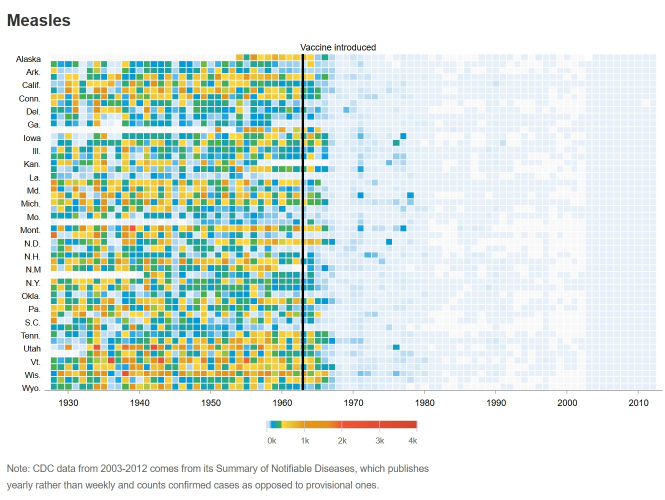
#> input picture 00_us_diseases_chart/measles_WSJ.jpg, 1330 x 1000 px (shown at 1/2 size)
$ jupyter execute --allow-errors us_diseases_chart.ipynb   (shell and % lines are left out)
#> lines starting #> are read from the running program, lines starting #| are printed output that depends on the picture
# The measles heat map, rebuilt from the CDC counts

In February 2015, during the Disneyland measles outbreak, the *Wall Street Journal* published a
set of heat maps under the headline **Battling Infectious Diseases in the 20th Century: The Impact
of Vaccines**. One of them is probably the most-shared statistical graphic of the decade. This
notebook rebuilds it from `us_diseases.csv`, and checks the rebuild against the published image
sitting next to it in this folder (`measles_WSJ.jpg`).

**What the drawing encodes.** One row per state, one column per year, and the colour of each cell
is the measles incidence -- cases per 100,000 people -- in that state in that year. States run top
to bottom in **postal-code** order (AK, AL, AR, AZ, CA ...), which is why Iowa sits above
Illinois. Years run left to right from 1928. A single black rule marks 1963, the year the vaccine
was licensed. Blank cells are state-years nobody counted.

**Why it works.** No trend line, no annotation of the mechanism, no statistical test. The chart
makes its argument entirely by *interruption*: fifty-odd noisy rows of orange and red that all
stop at the same vertical line, and the reader supplies the causal claim unprompted. Nothing in
the encoding is clever -- it is the plainest possible grid -- and that is the point. The structure
was already in the data; the designer's job was to not get in its way.

Be clear about what the chart does *not* establish. It shows a coincidence in time across
fifty-one series at once, which is a great deal more than a single national time series would
show, but it is still an observational before-and-after, not a trial. The evidence that the
vaccine works comes from elsewhere. The chart's job is to make that evidence *legible*.

## 1. The data

`us_diseases.csv` is the Project Tycho / CDC extract: weekly notifiable-disease reports collected
by state and rolled up to the year. Fifty-one states (the fifty plus the District of Columbia)
and four numbers per row.

| column | meaning |
| --- | --- |
| `count` | cases reported that year |
| `population` | state population that year |
| `weeks_reporting` | how many of the 52 weeks the state actually filed a report |
| `year`, `state`, `disease` | the keys |

[cell 1]
from pathlib import Path

import matplotlib as mpl
import matplotlib.pyplot as plt
import numpy as np
import pandas as pd
from matplotlib.colors import LinearSegmentedColormap, Normalize

HERE = Path.cwd()                       # run the notebook from its own folder
CSV = HERE / "us_diseases.csv"
IMAGES = HERE / "images"
IMAGES.mkdir(exist_ok=True)

mpl.rcParams["font.family"] = ["Arial", "DejaVu Sans"]

#> (the rest of this cell did not finish here and is left out)

### Check the source before drawing it

Seven labels, but not seven series. Before any of this gets plotted it is worth asking whether
the file says what its column headings claim.

#> (a cell that did not finish here is left out)

`Pertussis` and `Polio` are byte-for-byte the same series -- all 3,774 state-years, all 2.33
million cases. At most one of them is what its label says.

The magnitudes say which. Pertussis ran in the hundreds of cases per 100,000 before the DTP
vaccine; US polio, even in the terrible 1952 season, ran in the tens. A series totalling 2.33
million cases over 1938-2011 is pertussis. So the `Polio` rows in this file are a mislabelled
copy, and the polio panel is dropped from the gallery below rather than drawn as though it were
real.

This is not a detour. A heat map is a *very* persuasive object -- fifty-one rows of evidence,
apparently -- and it will render a duplicated series just as confidently as a real one. The check
above costs six lines.

## 2. The number in each cell

`count` on its own will not do. California in 1940 had 7 million people and Wyoming had 250,000,
so raw counts would draw a map of where Americans lived. The cell value is a rate:

$$\text{rate} = \frac{\text{count}}{\text{population}} \times 100{,}000$$

Then there is `weeks_reporting`, and what the WSJ did with it is the interesting part.

A state that filed reports for only 30 weeks of 1945 reported roughly 30/52 of its cases. There
are two defensible responses. **Scale the count up** to a full year (`x 52/weeks`) and keep the
cell. Or **treat the column as a validity flag**: trust the years that were fully reported, blank
the ones that were not, and do no arithmetic on the rest.

The published chart takes the second route -- and takes it strictly. Sampling its colours back
through its own colour bar (the check in section 8 does this) gives a maximum of about 2,930 per
100,000; the unscaled rate peaks at 2,964, the scaled one at 3,670. It is the unscaled rate. And
every cell with `weeks_reporting == 0` is drawn blank, while cells with a genuine zero count are
drawn as pale blue. "Nobody counted" and "nobody got sick" are different facts, and the chart
keeps them apart.

That combination -- use the column to *exclude*, never to *adjust* -- is the conservative choice.
Scaling a 30-week year up to 52 assumes the missing 22 weeks looked like the 30 that were filed,
and for a disease with sharp seasonal epidemics that assumption can be badly wrong in either
direction. Section 3 shows what the choice is worth in practice.

#> (a cell that did not finish here is left out)

## 3. What the weeks-reporting choice is worth

Worth measuring rather than assuming. The natural guess is that reporting was ragged in the 1930s
and tightened up later, which would put the correction right where the chart is hottest. The data
says the opposite.

#> (a cell that did not finish here is left out)

Weekly reporting held up well for forty years -- a median of around 49 weeks of 52 from 1928 all
the way through the 1970s -- and then **collapsed in the 1980s**, falling to a median of 22 weeks
in the 1990s and to zero by the 2000s. Which makes sense: once measles was gone, filing a weekly
return of no cases stopped feeling urgent.

That timing is what makes the WSJ's choice safe, and it is the reverse of the intuition. Through
1969 -- the entire hot half of the chart -- scaling would inflate the median cell by 6%, which is
nothing. After 1980 it would inflate the 95th-percentile cell **seventeen-fold**, turning a worst
case of 43 per 100,000 into 514.

So scaling would not have brightened the epidemic years. It would have manufactured colour in the
post-vaccine tail, out of states that had stopped reporting precisely *because* there was nothing
left to report -- and that stretch of pale blue is the chart's entire punchline. The conservative
choice is not merely defensible here; the persuasive version of the chart depends on it.

The rest of this notebook uses the unscaled rate, to match the published chart.

## 4. The colour scale

This is the one piece of the chart that is *not* obvious, and it is where most reproductions go
wrong.

Measles rates are extremely skewed: the median state-year is about 60 per 100,000, the worst is
2,964. A linear ramp across that range would paint nine cells in ten the same pale colour and the
chart would be empty. A log scale would fix the skew but would also flatten the difference between
a bad year and a catastrophic one, which is the comparison the chart exists to make.

The answer is a **linear axis with non-linearly spaced colour stops**. The numbers stay linear --
the colour bar is evenly spaced from 0 to 4,000, so nobody is asked to decode a transformation --
but the colours are crowded into the bottom eighth of the range, where almost all the data lives.
Blue through green through yellow is spent entirely between 0 and 600; everything above 2,000 is
the same red.

The stops below are sampled straight off the published colour bar. `#e29421` appears twice: that
holds orange flat from 1,000 to 1,600 so the step up to red at 2,000 lands as a step rather than a
gradient. And the bar runs to 4,000 although nothing in the data reaches 3,000 -- a round number
was worth more than a tight one, on a scale nobody is meant to read values off.

[cell 5]
# position on the 0-4,000 axis  ->  colour
STOPS = [
    (0.00, "#e7f0fa"),   #     0  near-white
    (0.01, "#c9e2f6"),   #    40
    (0.02, "#95cbee"),   #    80
    (0.03, "#0099dc"),   #   120  blue
    (0.09, "#4ab04a"),   #   360  green
    (0.10, "#ffd73e"),   #   400  yellow
    (0.15, "#eec73a"),   #   600
    (0.25, "#e29421"),   # 1,000  orange
    (0.40, "#e29421"),   # 1,600  ... held flat
    (0.50, "#f05336"),   # 2,000  red
    (1.00, "#ce472e"),   # 4,000  dark red
]

VMAX = 4000
CMAP = LinearSegmentedColormap.from_list("wsj", STOPS, N=512)
CMAP.set_bad("#f6f6f6")          # nobody counted
NORM = Normalize(vmin=0, vmax=VMAX)

INK = "#333333"                  # tick labels
RULE = "#aaaaaa"                 # axis line and ticks

fig, ax = plt.subplots(figsize=(8, 0.9))
ax.imshow(np.linspace(0, VMAX, 400).reshape(1, -1), aspect="auto", cmap=CMAP, norm=NORM)
ax.set_yticks([])
ax.set_xticks(np.linspace(0, 399, 5))
ax.set_xticklabels(["0k", "1k", "2k", "3k", "4k"])
ax.set_title("the scale on its own -- nearly all of it is spent below 1k", size=9, color=INK)
plt.show()
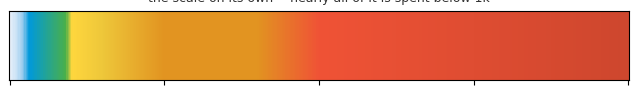
#> figure drawn by matplotlib, 1 panel

## 5. The drawing

Everything else is layout. A few decisions worth naming, because they are the difference between
this and a default heat-map call:

- **`pcolormesh` with white edges.** The thin white gutter between cells is what makes 3,876
  rectangles read as a grid of discrete year-by-state facts rather than as a continuous image.
- **No frame, no gridlines, no y tick marks.** The cells *are* the grid.
- **Every other state labelled.** Fifty-one labels at a legible size would not fit; twenty-six do,
  and the reader only needs enough anchors to navigate.
- **The rule drawn on top and extended past the top row**, with its label outside the plot. It is
  annotation, not data, and it must not look like another row.
- **A short colour bar, centred, small.** It is a footnote. The chart is not asking anyone to read
  values off it.

The axes are placed with `add_axes` rather than left to `tight_layout`, so the colour bar and the
note sit in fixed positions underneath the way they do on the printed page.

[cell 6]
# [67 lines left out: function heatmap, not called in this run]

## 6. Measles

The chart. Read the rows left to right and the rule does all the talking.

Two things worth looking at that a summary statistic would hide. First, the **texture** before
1963: measles ran in two- and three-year epidemic cycles, so each row alternates hot and cool, and
the cycles are visibly in phase across neighbouring states. Nobody put that there on purpose; it
is an epidemiological fact that fell out of drawing the data plainly. Second, the collapse is not
instant. Three or four more coloured columns follow the rule while the vaccine reaches the
population, and then isolated blue cells scatter through the 1970s -- outbreaks among the
not-yet-vaccinated.

[cell 7]
NOTE = ("Note: cases per 100,000 people, from weekly reports to the CDC. State-years where\n"
        "no weeks were reported, and the years before Alaska and Hawaii were states, are left blank rather than drawn as zero.")

#> (the rest of this cell did not finish here and is left out)

## 7. The other diseases

The same function, unchanged. This is the test of whether the design is a design or a one-off: it
should survive being pointed at data that does not tell as clean a story.

It mostly does, and the failures are informative. **Rubella** and **mumps** are clean but short --
their records only start once the disease became notifiable, so there is little "before" to
compare against. **Pertussis** declines for real, but the record begins in 1938 and the vaccine
arrived around 1948, so the rule has only a decade to cut through. **Smallpox** is the opposite
case: vaccination long predates the data, and what the chart shows is the tail end of an
eradication already in progress, with no rule to draw. **Hepatitis A** has no childhood-vaccine
line worth marking in this window and becomes an ordinary, rather quiet, heat map -- which is the
honest outcome.

The scale stays the measles scale throughout, so the rarer diseases come out pale. That is a
deliberate choice; section 8 shows what it costs. And `Polio` is absent, for the reason found in
section 1.

[cell 8]
# Licensing years for the routine childhood vaccines, where one falls in range.
# Smallpox vaccination long predates the record, so there is no rule to draw.
VACCINE = {"Mumps": 1967, "Rubella": 1969, "Pertussis": 1948,
           "Smallpox": None, "Hepatitis A": None}

#> (the rest of this cell did not finish here and is left out)

## 8. What the shared scale costs

Holding every disease on the measles 0-4,000 scale is what makes the panels above *comparable* --
you can see at a glance that measles was an order of magnitude more common than mumps. It also
means the mumps panel is nearly blank and its own internal structure is invisible.

Below, the same mumps data on a scale fitted to itself. Both charts are true. The first answers
"how big was mumps next to measles"; the second answers "when and where was mumps bad". One
picture cannot answer both, and choosing which question to answer is the whole job.

#> (a cell that did not finish here is left out)

## 9. Checking the rebuild against the published image

Everything above is a claim about what the WSJ did. `measles_WSJ.jpg` is in this folder, so the
claims are testable: read the colours back out of the published chart, invert them through the
colour scale, and compare with the numbers computed here.

The geometry comes from the image itself -- the nine x-axis tick marks fix the year-to-pixel
mapping, and the fifty-one rows divide the plot band evenly.

[cell 10]
from PIL import Image

ref = np.asarray(Image.open(HERE / "measles_WSJ.jpg").convert("RGB")).astype(float)

# Tick marks at 1930..2010 sit at these pixel columns; rows fill the plot band.
x_of = lambda yr: 135.5 + (yr - 1930) * 14.25
y_of = lambda i: 108.9 + (i + 0.5) * 13.1

lut = np.array([CMAP(i / 2000.0)[:3] for i in range(2001)]) * 255
lut_vals = np.linspace(0, VMAX, 2001)

#> (the rest of this cell did not finish here and is left out)
